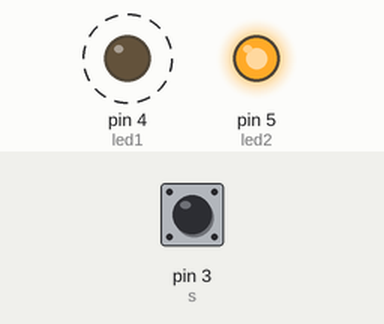
A sketch run on a simulated Arduino Uno, built with avr-gcc and run on an emulated ATmega328P. On the bench: output pins drawn as LEDs (lit = HIGH). Dashed ring = blinking. The inputs (shaded band) are chosen by the test bench; at power-on: pin 3 (s) HIGH.

Above: at 2.8 s.
2.9 s: pin 3 (s) pulled LOW for 1.2 s
At 4.4 s:
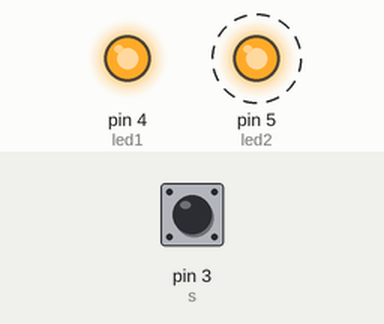
6.4 s: pin 3 (s) pulled LOW for 3.2 s
At 10.9 s:
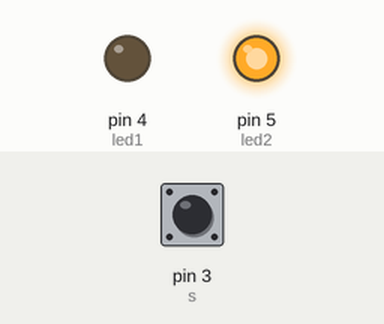
Timing chart, 0 to 17.1 s (numbered marks = the images above; inputs shaded):
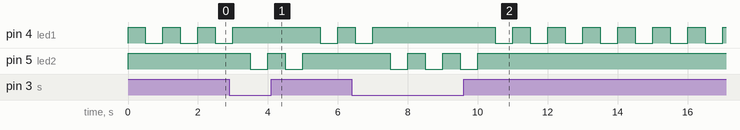

The sketch:

z18_switch1.ino
```cpp
// C++ code
//

int led1 = 4, led2 = 5, s = 3;

void setup()
{
  pinMode(led1, OUTPUT);
  pinMode(led2, OUTPUT);
  pinMode(s, INPUT_PULLUP);
  digitalWrite(led1, LOW);
  digitalWrite(led2, LOW);
}

void loop()
{

  if(digitalRead(s) == LOW){
  	digitalWrite(led1, HIGH);
    digitalWrite(led2, HIGH);
    delay(500);
    digitalWrite(led2, LOW);
    delay(500);
  }
  else {
  digitalWrite(led1, HIGH);
    digitalWrite(led2, HIGH);
    delay(500);
    digitalWrite(led1, LOW);
    delay(500);
  }

}
```

Measured:
- after the input at 2.9 s, pin 5 (led2): alternates HIGH for 0.50 s and LOW for 0.50 s, 4 changes in all, then stays HIGH, starting after 0.60 s
- after the input at 6.4 s, pin 5 (led2): alternates HIGH for 0.50 s and LOW for 0.50 s, 6 changes in all, then stays HIGH, starting after 1.1 s
